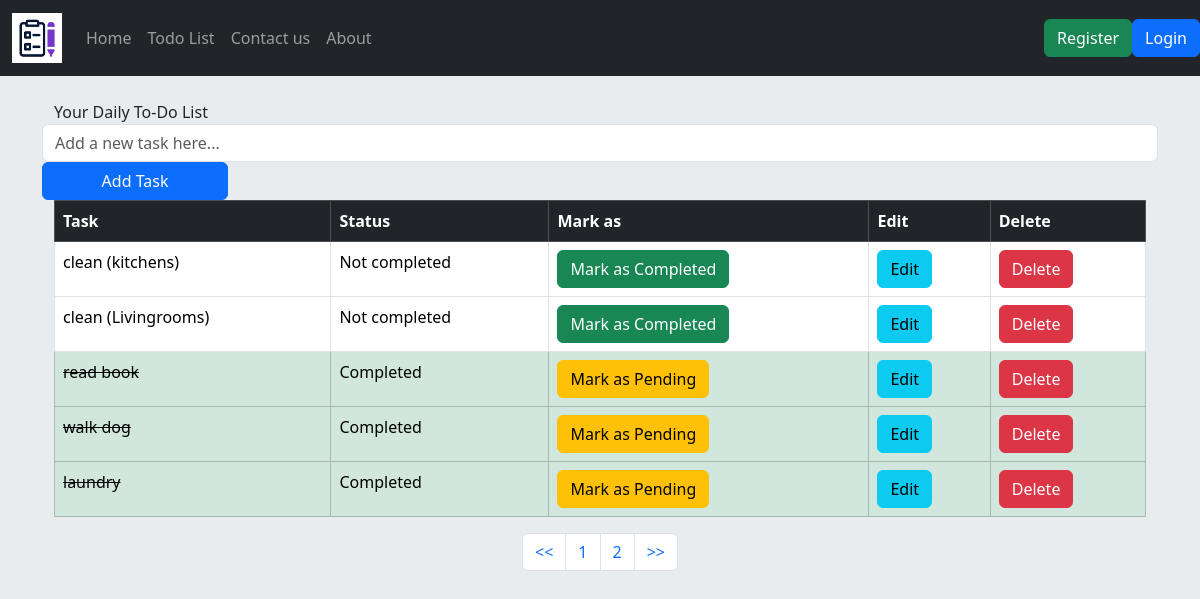
Before: /task/ with the older database file.
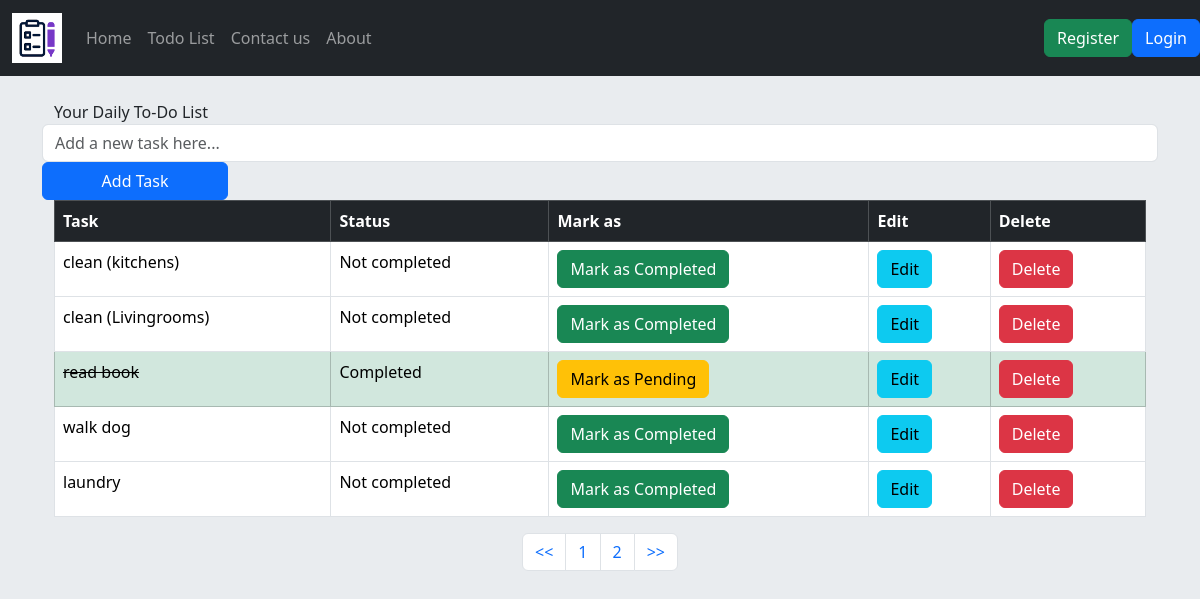
After: the same page with the newer database file.
### todolist_app/models.py (models this page shows, shortened)
class TaskList(models.Model):
    task = models.CharField(max_length=300)
    done = models.BooleanField(default=False)

### todolist_app/views.py (the view)
# urls.py: path('', views.todolist, name='todolist'),
def todolist(request):
    if request.method =="POST":
        form = TaskForm(request.POST or None)
        if form.is_valid():
            form.save()
        messages.success(request, ("A New Task Has Been Added!"))
        return redirect('todolist')
    else:
        all_tasks = TaskList.objects.all()
        paginator = Paginator(all_tasks, 5)
        page = request.GET.get('pg')
        all_tasks = paginator.get_page(page)
        return render(request, 'todolist.html', {'all_tasks': all_tasks})

### todolist_app/templates/todolist.html (shortened to what this page needs)
{% extends 'base.html' %}
{% block content %}
<div class="container">
    <br>
    <form method="POST" class="row">
        <label class="col-lg-4"> Your Daily To-Do List</label>
        <input type="text" class="form-control col-lg-6" placeholder="Add a new task here..." name="task">
        <button type="submit" class="btn btn-primary col-lg-2">Add Task</button>
    </form>
    <table class="table table-bordered">
        <thead class="table-dark">
            <tr>
                <th scope='col'>Task</th>
                <th scope='col'>Status</th>
                <th scope='col'>Mark as</th>
                <th scope='col'>Edit</th>
                <th scope='col'>Delete</th>
            </tr>
        </thead>
        <tbody>
            {% if all_tasks %}
                {% for obj in all_tasks %}
                    <tr class="{% if obj.done %}table-success{% endif %}">
                        <td scope="row">
                            {% if obj.done %}
                                <del>{{ obj.task }}</del>
                            {% else %}
                                {{ obj.task }}
                            {% endif %}
                        </td>
                        <td>{{ obj.done|yesno:"Completed,Not completed" }}</td>
                        <td>
                            {% if obj.done %}
                                <a href="{% url 'pending_task' obj.id %}" class="btn btn-warning">Mark as Pending</a>
                            {% else %}
                                <a href="{% url 'complete_task' obj.id %}" class="btn btn-success">Mark as Completed</a>
                            {% endif %}
                        </td>
                        <td><a href="{% url 'edit_task' obj.id %}" class="btn btn-info">Edit</a></td>
                        <td><a href="{% url 'delete_task' obj.id %}" class="btn btn-danger">Delete</a></td>
                    </tr>
                {% endfor %}
            {% else %}
                <tr>
                    <td colspan="5">No tasks available</td>
                </tr>
            {% endif %}
        </tbody>
    </table>
    <nav aria-label="Page navigation example">
        <ul class="pagination justify-content-center">
          <li class="page-item ">
            <a class="page-link" href="?pg=1"><<</a>
          </li>
          <li class="page-item"><a class="page-link" href="?pg={{ all_tasks.number }}">{{ all_tasks.number }}</a></li>
          {% if all_tasks.has_next %}
          <li class="page-item"><a class="page-link" href="?pg={{ all_tasks.next_page_number }}">{{ all_tasks.next_page_number }}</a></li>
          {% endif %}
          <li class="page-item">
            <a class="page-link" href="?pg={{ all_tasks.paginator.num_pages }}">>></a>
          </li>
        </ul>
    </nav>
</div>
{% endblock %}

Changed rows visible on the page:
changed TaskList "walk dog": done "Completed" → "Not completed"; done "Mark as Pending" → "Mark as Completed"
changed TaskList "laundry": done "Completed" → "Not completed"; done "Mark as Pending" → "Mark as Completed"
